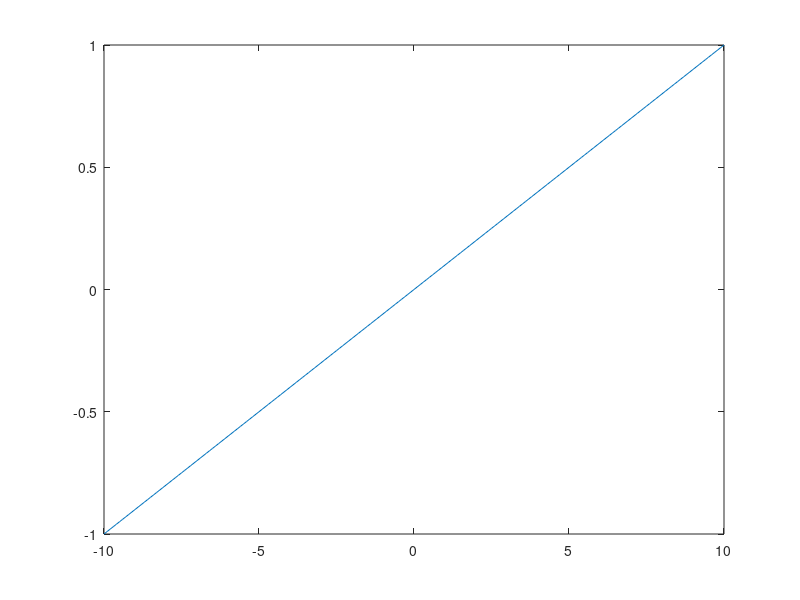

The MATLAB source for this figure:
pressure = 1.0;
velocity = 100.0;
dyn_pressure = pressure * velocity ^ 2;
acc = -10.0:0.1:10.0;
div_acc = acc ./ dyn_pressure;
normalized_acc = div_acc .* 1e3;
plot(acc, normalized_acc)